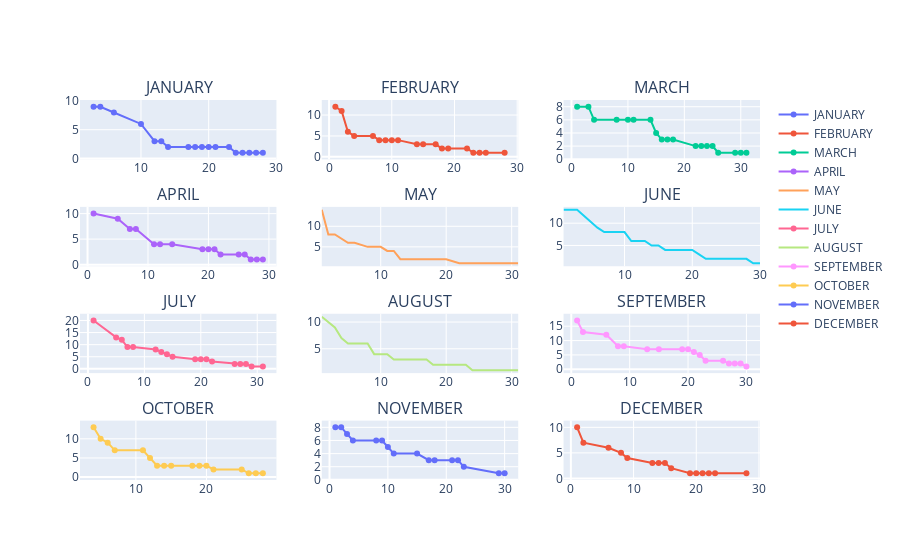

Source (notebook cell):
### Code cell
fig_6 = make_subplots(rows=4, cols=3,subplot_titles=('JANUARY', 'FEBRUARY', 'MARCH', 'APRIL', 'MAY', 'JUNE', 'JULY',
       'AUGUST', 'SEPTEMBER', 'OCTOBER', 'NOVEMBER', 'DECEMBER'))
#1_1
fig_6.add_trace(
    go.Scatter(x=data_4[data_4['Month']=="JANUARY"]['Day'].unique(), y=data_4[data_4['Month']=="JANUARY"]['Day'].value_counts(),name='JANUARY'),
    row=1, col=1)
#1_2
fig_6.add_trace(
    go.Scatter(x=data_4[data_4['Month']=="FEBRUARY"]['Day'].unique(), y=data_4[data_4['Month']=="FEBRUARY"]['Day'].value_counts(),name='FEBRUARY'),
    row=1, col=2)
#1_3
fig_6.add_trace(
    go.Scatter(x=data_4[data_4['Month']=="MARCH"]['Day'].unique(), y=data_4[data_4['Month']=="MARCH"]['Day'].value_counts(),name='MARCH'),
    row=1, col=3)

#2_1
fig_6.add_trace(
    go.Scatter(x=data_4[data_4['Month']=="APRIL"]['Day'].unique(), y=data_4[data_4['Month']=="APRIL"]['Day'].value_counts(),name='APRIL'),
    row=2, col=1)
#2_2
fig_6.add_trace(
    go.Scatter(x=data_4[data_4['Month']=="MAY"]['Day'].unique(), y=data_4[data_4['Month']=="MAY"]['Day'].value_counts(),name='MAY'),
    row=2, col=2)

#2_3
fig_6.add_trace(
    go.Scatter(x=data_4[data_4['Month']=="JUNE"]['Day'].unique(), y=data_4[data_4['Month']=="JUNE"]['Day'].value_counts(),name='JUNE'),
    row=2, col=3)
#3_1
fig_6.add_trace(
    go.Scatter(x=data_4[data_4['Month']=="JULY"]['Day'].unique(), y=data_4[data_4['Month']=="JULY"]['Day'].value_counts(),name='JULY'),
    row=3, col=1)

#3_2
fig_6.add_trace(
    go.Scatter(x=data_4[data_4['Month']=="AUGUST"]['Day'].unique(), y=data_4[data_4['Month']=="AUGUST"]['Day'].value_counts(),name='AUGUST'),
    row=3, col=2)

#3_3
fig_6.add_trace(
    go.Scatter(x=data_4[data_4['Month']=="SEPTEMBER"]['Day'].unique(), y=data_4[data_4['Month']=="SEPTEMBER"]['Day'].value_counts(),name='SEPTEMBER'),
    row=3, col=3)

#4_1
fig_6.add_trace(
    go.Scatter(x=data_4[data_4['Month']=="OCTOBER"]['Day'].unique(), y=data_4[data_4['Month']=="OCTOBER"]['Day'].value_counts(),name='OCTOBER'),
    row=4, col=1)

#4_2
fig_6.add_trace(
    go.Scatter(x=data_4[data_4['Month']=="NOVEMBER"]['Day'].unique(), y=data_4[data_4['Month']=="NOVEMBER"]['Day'].value_counts(),name='NOVEMBER'),
    row=4, col=2)

#4_3
fig_6.add_trace(
    go.Scatter(x=data_4[data_4['Month']=="DECEMBER"]['Day'].unique(), y=data_4[data_4['Month']=="DECEMBER"]['Day'].value_counts(),name='DECEMBER'),
    row=4, col=3)

### Figure 1 — Plotly figure (JSON) as saved in the notebook; plotly's stock layout.template omitted (floating-point values rounded to 4 significant figures)
{"data": [{"name": "JANUARY", "type": "scatter", "x": [3, 4, 6, 10, 12, 13, 14, 17, 18, 19, 20, 21, 23, 24, 25, 26, 27, 28], "xaxis": "x", "y": [9, 9, 8, 6, 3, 3, 2, 2, 2, 2, 2, 2, 2, 1, 1, 1, 1, 1], "yaxis": "y"}, {"name": "FEBRUARY", "type": "scatter", "x": [1, 2, 3, 4, 7, 8, 9, 10, 11, 14, 15, 17, 18, 19, 22, 23, 24, 25, 28], "xaxis": "x2", "y": [12, 11, 6, 5, 5, 4, 4, 4, 4, 3, 3, 3, 2, 2, 2, 1, 1, 1, 1], "yaxis": "y2"}, {"name": "MARCH", "type": "scatter", "x": [1, 3, 4, 8, 10, 11, 14, 15, 16, 17, 18, 22, 23, 24, 25, 26, 29, 30, 31], "xaxis": "x3", "y": [8, 8, 6, 6, 6, 6, 6, 4, 3, 3, 3, 2, 2, 2, 2, 1, 1, 1, 1], "yaxis": "y3"}, {"name": "APRIL", "type": "scatter", "x": [1, 5, 7, 8, 11, 12, 14, 19, 20, 21, 22, 25, 26, 27, 28, 29], "xaxis": "x4", "y": [10, 9, 7, 7, 4, 4, 4, 3, 3, 3, 2, 2, 2, 1, 1, 1], "yaxis": "y4"}, {"name": "MAY", "type": "scatter", "x": [1, 2, 3, 4, 5, 6, 8, 10, 11, 12, 13, 17, 18, 19, 20, 22, 24, 25, 26, 27, 31], "xaxis": "x5", "y": [14, 8, 8, 7, 6, 6, 5, 5, 4, 4, 2, 2, 2, 2, 2, 1, 1, 1, 1, 1, 1], "yaxis": "y5"}, {"name": "JUNE", "type": "scatter", "x": [1, 2, 3, 6, 7, 8, 9, 10, 11, 13, 14, 15, 16, 17, 20, 21, 22, 23, 24, 28, 29, 30], "xaxis": "x6", "y": [13, 13, 13, 9, 8, 8, 8, 8, 6, 6, 5, 5, 4, 4, 4, 3, 2, 2, 2, 2, 1, 1], "yaxis": "y6"}, {"name": "JULY", "type": "scatter", "x": [1, 5, 6, 7, 8, 12, 13, 14, 15, 19, 20, 21, 22, 26, 27, 28, 29, 31], "xaxis": "x7", "y": [20, 13, 12, 9, 9, 8, 7, 6, 5, 4, 4, 4, 3, 2, 2, 2, 1, 1], "yaxis": "y7"}, {"name": "AUGUST", "type": "scatter", "x": [1, 2, 3, 4, 5, 6, 8, 9, 10, 11, 12, 14, 15, 16, 17, 18, 19, 21, 23, 24, 25, 26, 30, 31], "xaxis": "x8", "y": [11, 10, 9, 7, 6, 6, 6, 4, 4, 4, 3, 3, 3, 3, 3, 2, 2, 2, 2, 1, 1, 1, 1, 1], "yaxis": "y8"}, {"name": "SEPTEMBER", "type": "scatter", "x": [1, 2, 6, 8, 9, 13, 15, 19, 20, 21, 22, 23, 26, 27, 28, 29, 30], "xaxis": "x9", "y": [17, 13, 12, 8, 8, 7, 7, 7, 7, 6, 5, 3, 3, 2, 2, 2, 1], "yaxis": "y9"}, {"name": "OCTOBER", "type": "scatter", "x": [4, 5, 6, 7, 11, 12, 13, 14, 15, 18, 19, 20, 21, 25, 26, 27, 28], "xaxis": "x10", "y": [13, 10, 9, 7, 7, 5, 3, 3, 3, 3, 3, 3, 2, 2, 1, 1, 1], "yaxis": "y10"}, {"name": "NOVEMBER", "type": "scatter", "x": [1, 2, 3, 4, 8, 9, 10, 11, 15, 17, 18, 21, 22, 23, 29, 30], "xaxis": "x11", "y": [8, 8, 7, 6, 6, 6, 5, 4, 4, 3, 3, 3, 3, 2, 1, 1], "yaxis": "y11"}, {"name": "DECEMBER", "type": "scatter", "x": [1, 2, 6, 8, 9, 13, 14, 15, 16, 19, 20, 21, 22, 23, 28], "xaxis": "x12", "y": [10, 7, 6, 5, 4, 3, 3, 3, 2, 1, 1, 1, 1, 1, 1], "yaxis": "y12"}], "layout": {"annotations": [{"font": {"size": 16}, "showarrow": false, "text": "JANUARY", "x": 0.1444, "xanchor": "center", "xref": "paper", "y": 1.0, "yanchor": "bottom", "yref": "paper"}, {"font": {"size": 16}, "showarrow": false, "text": "FEBRUARY", "x": 0.5, "xanchor": "center", "xref": "paper", "y": 1.0, "yanchor": "bottom", "yref": "paper"}, {"font": {"size": 16}, "showarrow": false, "text": "MARCH", "x": 0.8556, "xanchor": "center", "xref": "paper", "y": 1.0, "yanchor": "bottom", "yref": "paper"}, {"font": {"size": 16}, "showarrow": false, "text": "APRIL", "x": 0.1444, "xanchor": "center", "xref": "paper", "y": 0.7188, "yanchor": "bottom", "yref": "paper"}, {"font": {"size": 16}, "showarrow": false, "text": "MAY", "x": 0.5, "xanchor": "center", "xref": "paper", "y": 0.7188, "yanchor": "bottom", "yref": "paper"}, {"font": {"size": 16}, "showarrow": false, "text": "JUNE", "x": 0.8556, "xanchor": "center", "xref": "paper", "y": 0.7188, "yanchor": "bottom", "yref": "paper"}, {"font": {"size": 16}, "showarrow": false, "text": "JULY", "x": 0.1444, "xanchor": "center", "xref": "paper", "y": 0.4375, "yanchor": "bottom", "yref": "paper"}, {"font": {"size": 16}, "showarrow": false, "text": "AUGUST", "x": 0.5, "xanchor": "center", "xref": "paper", "y": 0.4375, "yanchor": "bottom", "yref": "paper"}, {"font": {"size": 16}, "showarrow": false, "text": "SEPTEMBER", "x": 0.8556, "xanchor": "center", "xref": "paper", "y": 0.4375, "yanchor": "bottom", "yref": "paper"}, {"font": {"size": 16}, "showarrow": false, "text": "OCTOBER", "x": 0.1444, "xanchor": "center", "xref": "paper", "y": 0.1562, "yanchor": "bottom", "yref": "paper"}, {"font": {"size": 16}, "showarrow": false, "text": "NOVEMBER", "x": 0.5, "xanchor": "center", "xref": "paper", "y": 0.1562, "yanchor": "bottom", "yref": "paper"}, {"font": {"size": 16}, "showarrow": false, "text": "DECEMBER", "x": 0.8556, "xanchor": "center", "xref": "paper", "y": 0.1562, "yanchor": "bottom", "yref": "paper"}], "xaxis": {"anchor": "y", "domain": [0.0, 0.2889]}, "xaxis10": {"anchor": "y10", "domain": [0.0, 0.2889]}, "xaxis11": {"anchor": "y11", "domain": [0.3556, 0.6444]}, "xaxis12": {"anchor": "y12", "domain": [0.7111, 1.0]}, "xaxis2": {"anchor": "y2", "domain": [0.3556, 0.6444]}, "xaxis3": {"anchor": "y3", "domain": [0.7111, 1.0]}, "xaxis4": {"anchor": "y4", "domain": [0.0, 0.2889]}, "xaxis5": {"anchor": "y5", "domain": [0.3556, 0.6444]}, "xaxis6": {"anchor": "y6", "domain": [0.7111, 1.0]}, "xaxis7": {"anchor": "y7", "domain": [0.0, 0.2889]}, "xaxis8": {"anchor": "y8", "domain": [0.3556, 0.6444]}, "xaxis9": {"anchor": "y9", "domain": [0.7111, 1.0]}, "yaxis": {"anchor": "x", "domain": [0.8438, 1.0]}, "yaxis10": {"anchor": "x10", "domain": [0.0, 0.1562]}, "yaxis11": {"anchor": "x11", "domain": [0.0, 0.1562]}, "yaxis12": {"anchor": "x12", "domain": [0.0, 0.1562]}, "yaxis2": {"anchor": "x2", "domain": [0.8438, 1.0]}, "yaxis3": {"anchor": "x3", "domain": [0.8438, 1.0]}, "yaxis4": {"anchor": "x4", "domain": [0.5625, 0.7188]}, "yaxis5": {"anchor": "x5", "domain": [0.5625, 0.7188]}, "yaxis6": {"anchor": "x6", "domain": [0.5625, 0.7188]}, "yaxis7": {"anchor": "x7", "domain": [0.2812, 0.4375]}, "yaxis8": {"anchor": "x8", "domain": [0.2812, 0.4375]}, "yaxis9": {"anchor": "x9", "domain": [0.2812, 0.4375]}}}
